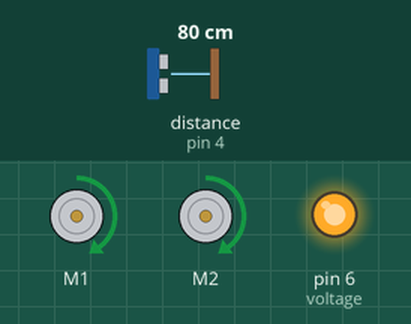
Bench run of a sketch on a simulated Arduino Uno, built with avr-gcc and run on an emulated ATmega328P. On the bench: 2 × DC motor (green arrow = forward, orange = backward, longer = faster), output pins drawn as LEDs (lit = HIGH). Wiring (inferred from the names in the program): ultrasonic range finder: trigger pin 2; echo pin 4. Inputs (shaded band) come from the test bench; at power-on: distance to the obstacle (sensor on pin 4) 80 cm. The echo pulse lasts 58.3 µs per cm; pins used as bus, display or sensor lines are not drawn.

Above: at 9.2 s.
9.3 s: distance to the obstacle (sensor on pin 4) set to 13 cm
10.8 s: distance to the obstacle (sensor on pin 4) set to 10 cm
At 11.7 s:
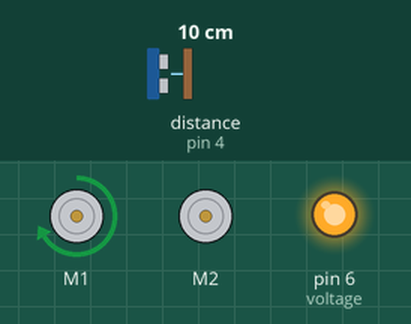
12.3 s: distance to the obstacle (sensor on pin 4) set to 18 cm
At 12.7 s:
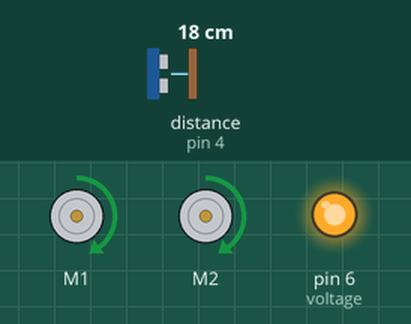
13.8 s: distance to the obstacle (sensor on pin 4) set to 2 cm
At 14.9 s:
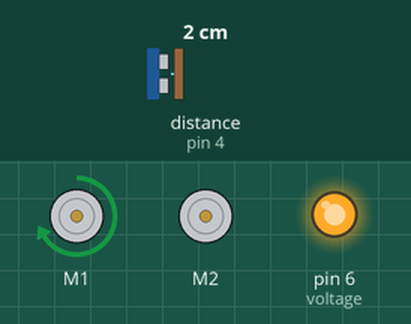
Timing chart, 0 to 16.3 s (numbered marks = the images above; inputs shaded):
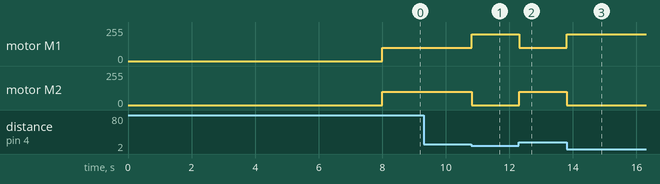

The sketch:

turning.ino
```cpp
#include <Wire.h>
#include <Adafruit_MotorShield.h>

#define Center 0
#define CenterLeft 1
#define Left 2
#define CenterRight 3
#define Right 4

Adafruit_MotorShield motorkort = Adafruit_MotorShield();
Adafruit_DCMotor *venstreMotor = motorkort.getMotor(1);
Adafruit_DCMotor *hoyreMotor = motorkort.getMotor(2);

bool folgeLinje = true;

unsigned int venstre, hoyre, senter;
unsigned int S;
unsigned int Input;
unsigned int Output;

const int venstreSensor = A0;
const int senterSensor = A1;
const int hoyreSensor = A2;

const int trigPin = 2;
const int echoPin = 4;
const int voltage = 6;

struct State
{
  unsigned int out;
  unsigned int next[6];
};

typedef const struct State StateType;

StateType fsm[5] = {
  {Center, {Center, CenterLeft, Left, CenterRight, Right, Right}},
  {CenterLeft, {Center, CenterLeft, Left, CenterRight, Right, Left}},
  {Left, {Center, CenterLeft, Left, CenterRight, Right, Left}},
  {CenterRight, {Center, CenterLeft, Left, CenterRight, Right, Right}},
  {Right, {Center, CenterLeft, Left, CenterRight, Right, Right}}
};

void setup()
{
  motorkort.begin();

  venstreMotor->setSpeed(80);
  hoyreMotor->setSpeed(80);

  pinMode(venstreSensor, INPUT);
  pinMode(senterSensor, INPUT);
  pinMode(hoyreSensor, INPUT);

  pinMode(voltage, OUTPUT);
  digitalWrite(voltage, HIGH);

  S = Center;

  Serial.begin(9600);

  delay(8000);
}

void loop()
{
  long duration, cm;

  pinMode(trigPin, OUTPUT);
  digitalWrite(trigPin, LOW);
  delayMicroseconds(2);
  digitalWrite(trigPin, HIGH);
  delayMicroseconds(10);
  digitalWrite(trigPin, LOW);

  pinMode(echoPin, INPUT);
  duration = pulseIn(echoPin, HIGH);

  cm = microsecondsToCentimeters(duration);
  awayFromWall(cm);

  Output = fsm[S].out;
  Robot_Output(Output);
  delay(10);
  Input = Robot_Input();
  S = fsm[S].next[Input];
}

unsigned int Robot_Input()
{
  unsigned int resultat;

  resultat = 0;

  if (venstre == 1 && senter == 1 && hoyre == 1)  resultat = 1;
  if (venstre == 1 && senter == 0 && hoyre == 0)  resultat = 2;
  if (venstre == 1 && senter == 1 && hoyre == 0)  resultat = 3;
  if (venstre == 0 && senter == 0 && hoyre == 1)  resultat = 4;
  if (venstre == 0 && senter == 1 && hoyre == 1)  resultat = 5;

  return resultat;
}

void Robot_Output(unsigned int output)
{/*
  switch (output)
  {
    case 0:
      venstreMotor->setSpeed(80);
      hoyreMotor->setSpeed(80);
      break;
    case 1:
      venstreMotor->setSpeed(50);
      hoyreMotor->setSpeed(50);
      break;
    case 2:
      venstreMotor->setSpeed(80);
      hoyreMotor->setSpeed(20);
      break;
    case 3:
      venstreMotor->setSpeed(60);
      hoyreMotor->setSpeed(0);
      break;
    case 4:
      venstreMotor->setSpeed(20);
      hoyreMotor->setSpeed(80);
      break;
    case 5:
      venstreMotor->setSpeed(0);
      hoyreMotor->setSpeed(60);
      break;
  }
  forover();*/
}

void LesFraSensorer()
{
  venstre = digitalRead(venstreSensor);
  senter = digitalRead(senterSensor);
  hoyre = digitalRead(hoyreSensor);
}

void forover()
{
  venstreMotor->run(FORWARD);
  hoyreMotor->run(FORWARD);
}

void stopp()
{
  venstreMotor->run(RELEASE);
  hoyreMotor->run(RELEASE);
}

void awayFromWall(long centimeters)
{
  if (centimeters <= 10)
  {
    venstreMotor->setSpeed(200);
    hoyreMotor->setSpeed(0);
    forover();
  }
  else
  {
    venstreMotor->setSpeed(100);
    hoyreMotor->setSpeed(100);
    forover();
  }
}

long microsecondsToCentimeters(long microseconds)
{
  return microseconds / (2 * 29);
}
```

Measured:
- the behaviour switches between 12 and 11 cm on distance to the obstacle (sensor on pin 4) (found by bisection; images 0 and 1)
- after the input at 9.3 s, every drawn part: stays the same
- after the input at 10.8 s, motor M1: forward 100/255 → forward 200/255 at once; motor M2: forward 100/255 → stopped at once
- after the input at 12.3 s, motor M1: forward 200/255 → forward 100/255 at once; motor M2: stopped → forward 100/255 at once
- after the input at 13.8 s, motor M1: forward 100/255 → forward 200/255 at once; motor M2: forward 100/255 → stopped at once
